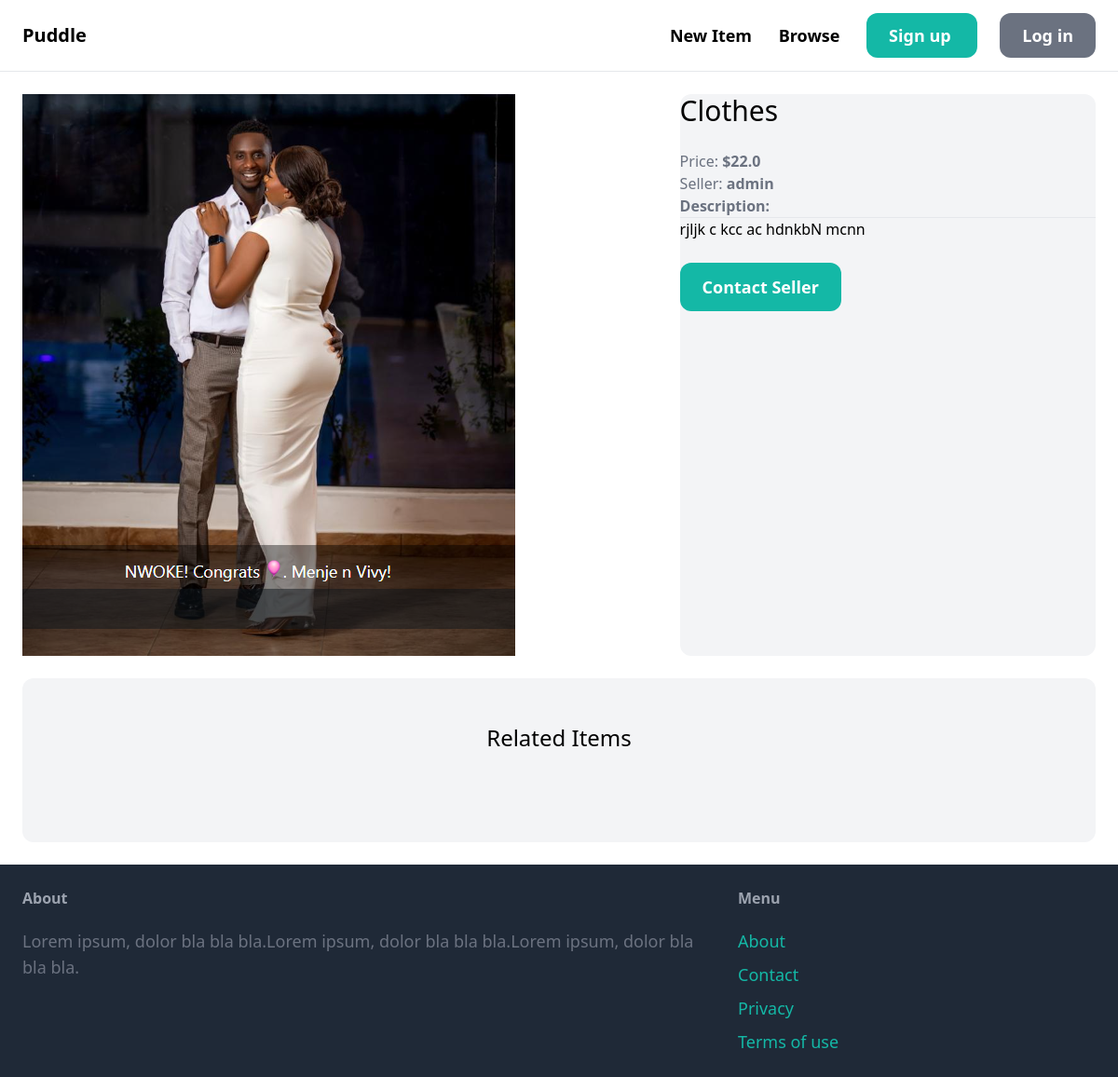
/items/6/, run on the app's committed database.
### item/models.py (models this page shows, shortened)
class Item(models.Model):
    category = models.ForeignKey(Category, related_name='items', on_delete=models.CASCADE)
    name = models.CharField(max_length=255)
    description = models.TextField(blank=True, null=True)
    price = models.FloatField()
    image = models.ImageField(upload_to='item_images', blank=True, null=True)
    is_sold = models.BooleanField(default=False)
    created_by = models.ForeignKey(User, related_name='items', on_delete=models.CASCADE)
    created_at = models.DateTimeField(auto_now_add=True)

### item/views.py (the view)
# urls.py: path('<int:pk>/', views.detail, name='detail'),
def detail(request, pk):
    item = get_object_or_404(Item, pk=pk)
    related_items = Item.objects.filter(category=item.category, is_sold=False).exclude(pk=pk)[0:3]
    return render(request, 'item/detail.html', {
        'item': item,
        'related_items': related_items
    })

### item/templates/item/detail.html (shortened to what this page needs)
{% extends 'core/base.html' %}
{% block content %}
<div class="grid grid-cols-5 gap-6">
    <div class="col-span-3">
        <img src="{{ item.image.url }}" alt="rounded-xl">
    </div>
    <div class="col-span-2 bg-gray-100 rounded-xl">
        <h1 class="mb-6 text-3xl">{{ item.name}}</h1>
        <p class="text-gray-500">Price: <strong>${{ item.price }}</strong></p>
        <p class="text-gray-500">Seller: <strong>{{ item.created_by.username }}</strong></p>
        {% if item.description %}
        <p class="text-gray-700">
            <strong class="text-gray-500">Description:</strong><hr>
            {{ item.description }}
        </p>
        {% endif %}
        <a href="#" class="inline-block mt-6 px-6 py-3 text-lg font-semibold bg-teal-500 text-white rounded-xl hover:bg-teal-700">Contact Seller</a>
    </div>
</div>
<div class="mt-6 px-6 py-12 bg-gray-100 rounded-xl">
    <h2 class="mb-12 text-2xl text-center">Related Items</h2>
  </div>
{% endblock %}

### data on the page
Item: image (picture), name "Clothes", price "22.0", created_by.username "admin", description "rjljk c kcc ac hdnkbN mcnn"
